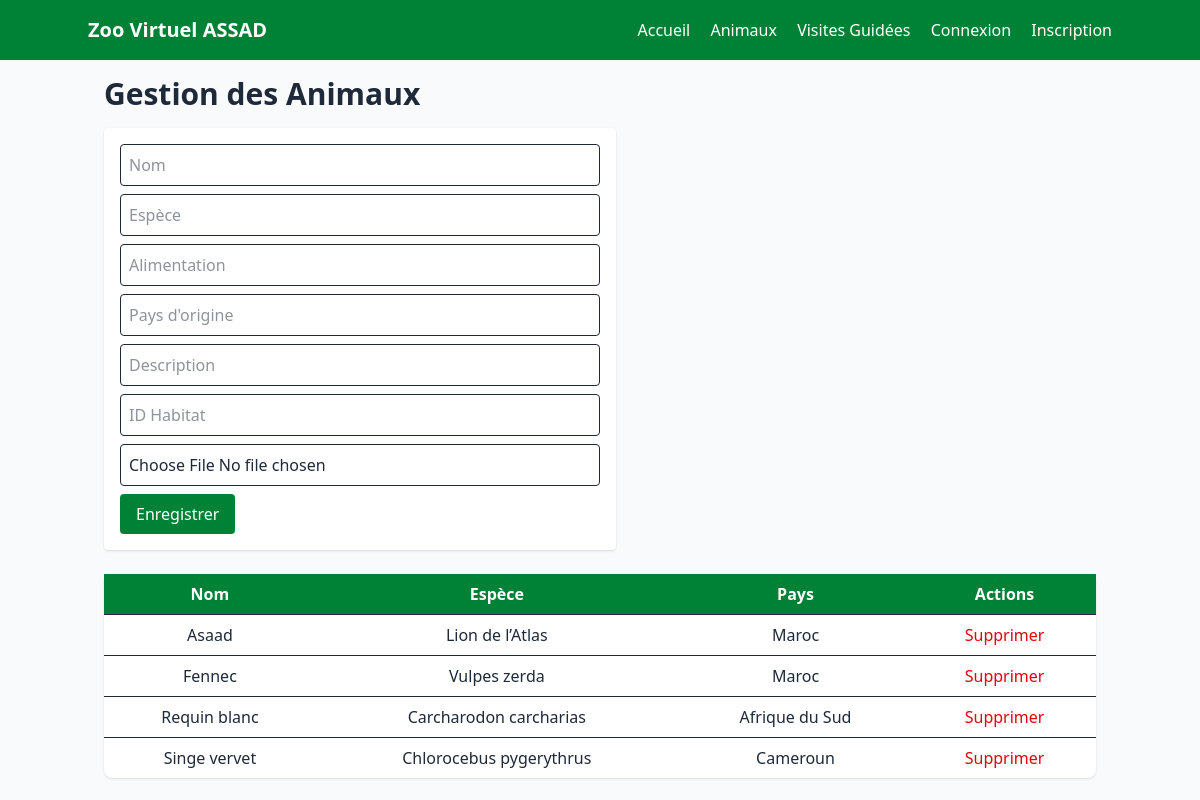
The app's page /admin/gestion_animaux.php with its own data.
### tables this page shows
CREATE TABLE animaux (
    id INT AUTO_INCREMENT PRIMARY KEY,
    nom VARCHAR(100) NOT NULL,
    espece VARCHAR(100),
    alimentation VARCHAR(100),
    image VARCHAR(255),
    paysorigine VARCHAR(100),
    descriptioncourte TEXT,
    id_habitat INT,
    FOREIGN KEY (id_habitat) REFERENCES habitats(id)
);

### admin/gestion_animaux.php (the view, shortened to what this page needs)
<?php
include '../includes/header.php';
include '../includes/db.php';
$result = $conn->query("SELECT * FROM animaux ORDER BY nom ASC");
?>
<h2 class="text-3xl font-bold mb-4">Gestion des Animaux</h2>
<form method="post" enctype="multipart/form-data" class="space-y-2 mb-6 bg-white p-4 rounded shadow max-w-lg">
    <input type="text" name="nom" placeholder="Nom" class="w-full border p-2 rounded" required>
    <input type="text" name="espece" placeholder="Espèce" class="w-full border p-2 rounded" required>
    <input type="text" name="alimentation" placeholder="Alimentation" class="w-full border p-2 rounded">
    <input type="text" name="paysorigine" placeholder="Pays d'origine" class="w-full border p-2 rounded">
    <input type="text" name="descriptioncourte" placeholder="Description" class="w-full border p-2 rounded">
    <input type="number" name="id_habitat" placeholder="ID Habitat" class="w-full border p-2 rounded">
    <input type="file" name="image" class="w-full border p-2 rounded">
    <button class="bg-green-700 text-white px-4 py-2 rounded hover:bg-green-800 transition">Enregistrer</button>
</form>
<table class="w-full table-auto bg-white rounded-lg shadow">
    <thead class="bg-green-700 text-white">
        <tr>
            <th class="px-4 py-2">Nom</th>
            <th class="px-4 py-2">Espèce</th>
            <th class="px-4 py-2">Pays</th>
            <th class="px-4 py-2">Actions</th>
        </tr>
    </thead>
    <tbody>
        <?php while($row = $result->fetch_assoc()): ?>
        <tr class="border-t text-center">
            <td class="px-4 py-2"><?php echo $row['nom']; ?></td>
            <td class="px-4 py-2"><?php echo $row['espece']; ?></td>
            <td class="px-4 py-2"><?php echo $row['paysorigine']; ?></td>
            <td class="px-4 py-2">
                <a href="?delete=<?php echo $row['id']; ?>" class="text-red-600 hover:underline">Supprimer</a>
            </td>
        </tr>
        <?php endwhile; ?>
    </tbody>
</table>

### includes/header.php (shortened to what this page needs)
<!DOCTYPE html>
<html lang="fr">
<head>
    <script src="https://cdn.jsdelivr.net/npm/@tailwindcss/browser@4"></script>
</head>
<body class="bg-gray-50 text-gray-800">
<header class="bg-green-700 text-white p-4">
    <nav class="container mx-auto flex justify-between items-center">
        <div class="font-bold text-xl">Zoo Virtuel ASSAD</div>
        <div class="space-x-4">
            <a href="../index.php" class="hover:underline">Accueil</a>
            <a href="../animaux.php" class="hover:underline">Animaux</a>
            <a href="../visites.php" class="hover:underline">Visites Guidées</a>
            <?php if(isset($_SESSION['user_id'])): ?>
                <a href="logout.php" class="hover:underline">Déconnexion</a>
            <?php else: ?>
                <a href="login.php" class="hover:underline">Connexion</a>
                <a href="register.php" class="hover:underline">Inscription</a>
            <?php endif; ?>
        </div>
    </nav>
</header>
<main class="container mx-auto p-4">

### records on screen
animaux: nom "Asaad", espece "Lion de l’Atlas", paysorigine "Maroc"
animaux: nom "Fennec", espece "Vulpes zerda", paysorigine "Maroc"
animaux: nom "Requin blanc", espece "Carcharodon carcharias", paysorigine "Afrique du Sud"
animaux: nom "Singe vervet", espece "Chlorocebus pygerythrus", paysorigine "Cameroun"
